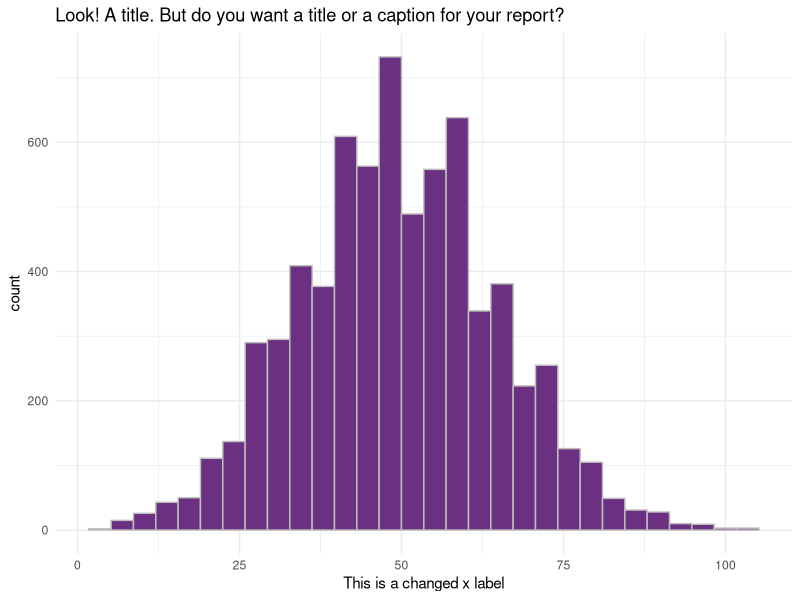

Here is the R script that generated this plot:
## ---- chunk 1
library(tidyverse)
# this should supress all code and messages
knitr::opts_chunk$set(include=FALSE)

## ---- chunk 2
# This chunk provides an example of some things you can do with RMarkdown to make your report creation process easier

# read in the data
black_saber_current_employees <- read_csv("data/black-saber-current-employees.csv")

# create a visualisation
my_plot <- black_saber_current_employees %>% 
  ggplot(aes(x = productivity)) +
  geom_histogram(colour = "grey", fill = "#6C3082") +
  theme_minimal() +
  labs(title = "Look! A title. But do you want a title or a caption for your report?", x = "This is a changed x label")

# save your plot in your images folder, you can specify the height and width, too
# saving this means you can add the image to your exectuve summary without having to run or rerun the code, if you wish
ggsave("images/example.png", width = 7, height = 4)

# notice how the image is included with the ![](file/path.png) below
## ---- chunk 3
library(tidyverse)
library(lme4)
